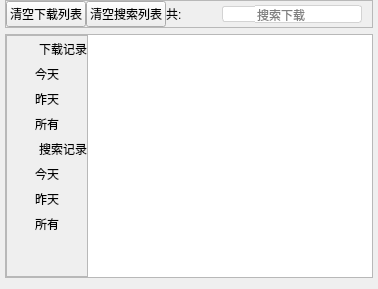
     <widget class="QWidget" name="page_2">
      <layout class="QVBoxLayout" name="verticalLayout_6">
       <property name="leftMargin">
        <number>5</number>
       </property>
       <property name="topMargin">
        <number>0</number>
       </property>
       <property name="rightMargin">
        <number>5</number>
       </property>
       <item>
        <widget class="QFrame" name="frame_5">
         <property name="frameShape">
          <enum>QFrame::StyledPanel</enum>
         </property>
         <property name="frameShadow">
          <enum>QFrame::Raised</enum>
         </property>
         <layout class="QHBoxLayout" name="horizontalLayout_3">
          <property name="spacing">
           <number>0</number>
          </property>
          <property name="leftMargin">
           <number>0</number>
          </property>
          <property name="topMargin">
           <number>0</number>
          </property>
          <property name="rightMargin">
           <number>10</number>
          </property>
          <property name="bottomMargin">
           <number>0</number>
          </property>
          <item>
           <widget class="QPushButton" name="pushButton">
            <property name="focusPolicy">
             <enum>Qt::NoFocus</enum>
            </property>
            <property name="text">
             <string>清空下载列表</string>
            </property>
           </widget>
          </item>
          <item>
           <widget class="QPushButton" name="pushButton_5">
            <property name="focusPolicy">
             <enum>Qt::NoFocus</enum>
            </property>
            <property name="text">
             <string>清空搜索列表</string>
            </property>
           </widget>
          </item>
          <item>
           <widget class="QLabel" name="label_5">
            <property name="text">
             <string>共:</string>
            </property>
           </widget>
          </item>
          <item>
           <spacer name="horizontalSpacer_4">
            <property name="orientation">
             <enum>Qt::Horizontal</enum>
            </property>
            <property name="sizeHint" stdset="0">
             <size>
              <width>40</width>
              <height>20</height>
             </size>
            </property>
           </spacer>
          </item>
          <item>
           <widget class="QPushButton" name="pushButton_2">
            <property name="styleSheet">
             <string notr="true">border-top:1px solid lightgray;
border-bottom:1px solid lightgray;
border-left:1px solid lightgray;
border-right:0px solid lightgray;
border-top-left-radius:3px;
border-bottom-left-radius:3px;
background:white</string>
            </property>
            <property name="text">
             <string/>
            </property>
            <property name="icon">
             <iconset resource="../sources/sources.qrc">
              <normaloff>:/ico/search1.svg</normaloff>:/ico/search1.svg</iconset>
            </property>
           </widget>
          </item>
          <item>
           <widget class="QLineEdit" name="lineEdit_3">
            <property name="focusPolicy">
             <enum>Qt::StrongFocus</enum>
            </property>
            <property name="contextMenuPolicy">
             <enum>Qt::NoContextMenu</enum>
            </property>
            <property name="styleSheet">
             <string notr="true">border-top:1px solid lightgray;
border-bottom:1px solid lightgray;
border-left:0px solid lightgray;
border-right:1px solid lightgray;
border-top-right-radius:3px;
border-bottom-right-radius:3px</string>
            </property>
            <property name="placeholderText">
             <string>搜索下载</string>
            </property>
           </widget>
          </item>
         </layout>
        </widget>
       </item>
       <item>
        <widget class="QFrame" name="frame_11">
         <property name="frameShape">
          <enum>QFrame::StyledPanel</enum>
         </property>
         <property name="frameShadow">
          <enum>QFrame::Raised</enum>
         </property>
         <layout class="QHBoxLayout" name="horizontalLayout_9">
          <property name="spacing">
           <number>0</number>
          </property>
          <property name="leftMargin">
           <number>0</number>
          </property>
          <property name="topMargin">
           <number>0</number>
          </property>
          <property name="rightMargin">
           <number>0</number>
          </property>
          <property name="bottomMargin">
           <number>0</number>
          </property>
          <item>
           <widget class="QFrame" name="frame_9">
            <property name="frameShape">
             <enum>QFrame::StyledPanel</enum>
            </property>
            <property name="frameShadow">
             <enum>QFrame::Raised</enum>
            </property>
            <layout class="QVBoxLayout" name="verticalLayout_3">
             <property name="spacing">
              <number>0</number>
             </property>
             <property name="leftMargin">
              <number>0</number>
             </property>
             <property name="topMargin">
              <number>0</number>
             </property>
             <property name="rightMargin">
              <number>0</number>
             </property>
             <property name="bottomMargin">
              <number>0</number>
             </property>
             <item>
              <widget class="QFrame" name="frame_6">
               <property name="styleSheet">
                <string notr="true">QPushButton{border:none;height:25px}
QFrame:hover:active{background: lightgray}
QFrame{background: transparent}</string>
               </property>
               <property name="frameShape">
                <enum>QFrame::NoFrame</enum>
               </property>
               <property name="frameShadow">
                <enum>QFrame::Raised</enum>
               </property>
               <layout class="QHBoxLayout" name="horizontalLayout_7">
                <property name="spacing">
                 <number>0</number>
                </property>
                <property name="leftMargin">
                 <number>0</number>
                </property>
                <property name="topMargin">
                 <number>0</number>
                </property>
                <property name="rightMargin">
                 <number>0</number>
                </property>
                <property name="bottomMargin">
                 <number>0</number>
                </property>
                <item>
                 <widget class="QPushButton" name="pushButton_4">
                  <property name="styleSheet">
                   <string notr="true"/>
                  </property>
                  <property name="text">
                   <string/>
                  </property>
                  <property name="icon">
                   <iconset resource="../sources/sources.qrc">
                    <normaloff>:/ico/keyboard_arrow_down.svg</normaloff>
                    <normalon>:/ico/angle-right.svg</normalon>:/ico/keyboard_arrow_down.svg</iconset>
                  </property>
                  <property name="checkable">
                   <bool>true</bool>
                  </property>
                 </widget>
                </item>
                <item>
                 <widget class="QPushButton" name="pushButton_3">
                  <property name="styleSheet">
                   <string notr="true"/>
                  </property>
                  <property name="text">
                   <string>下载记录</string>
                  </property>
                  <property name="icon">
                   <iconset resource="../sources/sources.qrc">
                    <normaloff>:/ico/cloud_download.svg</normaloff>:/ico/cloud_download.svg</iconset>
                  </property>
                 </widget>
                </item>
               </layout>
              </widget>
             </item>
             <item>
              <widget class="QFrame" name="frame_8">
               <property name="styleSheet">
                <string notr="true">QPushButton{border:none;text-align:center;background:transparent;height:25px}
QPushButton:hover{background:lightgray}
QPushButton:checked{background: rgb(152, 152, 152);color:rgb(213, 213, 213)}
</string>
               </property>
               <property name="frameShape">
                <enum>QFrame::NoFrame</enum>
               </property>
               <property name="frameShadow">
                <enum>QFrame::Raised</enum>
               </property>
               <layout class="QVBoxLayout" name="verticalLayout_2">
                <property name="spacing">
                 <number>0</number>
                </property>
                <property name="leftMargin">
                 <number>0</number>
                </property>
                <property name="topMargin">
                 <number>0</number>
                </property>
                <property name="rightMargin">
                 <number>0</number>
                </property>
                <property name="bottomMargin">
                 <number>0</number>
                </property>
                <item>
                 <widget class="QPushButton" name="pushButton_8">
                  <property name="text">
                   <string>今天</string>
                  </property>
                  <property name="checkable">
                   <bool>true</bool>
                  </property>
                 </widget>
                </item>
                <item>
                 <widget class="QPushButton" name="pushButton_9">
                  <property name="text">
                   <string>昨天</string>
                  </property>
                  <property name="checkable">
                   <bool>true</bool>
                  </property>
                 </widget>
                </item>
                <item>
                 <widget class="QPushButton" name="pushButton_10">
                  <property name="text">
                   <string>所有</string>
                  </property>
                  <property name="checkable">
                   <bool>true</bool>
                  </property>
                 </widget>
                </item>
               </layout>
              </widget>
             </item>
             <item>
              <widget class="QFrame" name="frame_7">
               <property name="styleSheet">
                <string notr="true">QPushButton{border:none;height:25px}
QFrame:hover:active{background: lightgray}
QFrame{background: transparent}</string>
               </property>
               <property name="frameShape">
                <enum>QFrame::NoFrame</enum>
               </property>
               <property name="frameShadow">
                <enum>QFrame::Raised</enum>
               </property>
               <layout class="QHBoxLayout" name="horizontalLayout_8">
                <property name="spacing">
                 <number>0</number>
                </property>
                <property name="leftMargin">
                 <number>0</number>
                </property>
                <property name="topMargin">
                 <number>0</number>
                </property>
                <property name="rightMargin">
                 <number>0</number>
                </property>
                <property name="bottomMargin">
                 <number>0</number>
                </property>
                <item>
                 <widget class="QPushButton" name="pushButton_7">
                  <property name="text">
                   <string/>
                  </property>
                  <property name="icon">
                   <iconset resource="../sources/sources.qrc">
                    <normaloff>:/ico/keyboard_arrow_down.svg</normaloff>
                    <normalon>:/ico/angle-right.svg</normalon>:/ico/keyboard_arrow_down.svg</iconset>
                  </property>
                  <property name="checkable">
                   <bool>true</bool>
                  </property>
                 </widget>
                </item>
                <item>
                 <widget class="QPushButton" name="pushButton_6">
                  <property name="text">
                   <string>搜索记录</string>
                  </property>
                  <property name="icon">
                   <iconset resource="../sources/sources.qrc">
                    <normaloff>:/ico/access_time.svg</normaloff>:/ico/access_time.svg</iconset>
                  </property>
                 </widget>
                </item>
               </layout>
              </widget>
             </item>
             <item>
              <widget class="QFrame" name="frame_10">
               <property name="styleSheet">
                <string notr="true">QPushButton{border:none;text-align:center;background:transparent;height:25px}
QPushButton:hover{background:lightgray}
QPushButton:checked{background: rgb(152, 152, 152);color:rgb(213, 213, 213)}
</string>
               </property>
               <property name="frameShape">
                <enum>QFrame::NoFrame</enum>
               </property>
               <property name="frameShadow">
                <enum>QFrame::Raised</enum>
               </property>
               <layout class="QVBoxLayout" name="verticalLayout_5">
                <property name="spacing">
                 <number>0</number>
                </property>
                <property name="leftMargin">
                 <number>0</number>
                </property>
                <property name="topMargin">
                 <number>0</number>
                </property>
                <property name="rightMargin">
                 <number>0</number>
                </property>
                <property name="bottomMargin">
                 <number>0</number>
                </property>
                <item>
                 <widget class="QPushButton" name="pushButton_11">
                  <property name="text">
                   <string>今天</string>
                  </property>
                  <property name="checkable">
                   <bool>true</bool>
                  </property>
                 </widget>
                </item>
                <item>
                 <widget class="QPushButton" name="pushButton_12">
                  <property name="text">
                   <string>昨天</string>
                  </property>
                  <property name="checkable">
                   <bool>true</bool>
                  </property>
                 </widget>
                </item>
                <item>
                 <widget class="QPushButton" name="pushButton_13">
                  <property name="text">
                   <string>所有</string>
                  </property>
                  <property name="checkable">
                   <bool>true</bool>
                  </property>
                 </widget>
                </item>
               </layout>
              </widget>
             </item>
             <item>
              <spacer name="verticalSpacer_2">
               <property name="orientation">
                <enum>Qt::Vertical</enum>
               </property>
               <property name="sizeHint" stdset="0">
                <size>
                 <width>20</width>
                 <height>40</height>
                </size>
               </property>
              </spacer>
             </item>
            </layout>
           </widget>
          </item>
          <item>
           <widget class="QStackedWidget" name="stackedWidget_2">
            <property name="frameShape">
             <enum>QFrame::NoFrame</enum>
            </property>
            <property name="currentIndex">
             <number>1</number>
            </property>
            <widget class="QWidget" name="page_5">
             <layout class="QHBoxLayout" name="horizontalLayout_10">
              <property name="leftMargin">
               <number>0</number>
              </property>
              <property name="topMargin">
               <number>0</number>
              </property>
              <property name="rightMargin">
               <number>0</number>
              </property>
              <property name="bottomMargin">
               <number>0</number>
              </property>
              <item>
               <widget class="DownRecordFilterListView" name="listWidget_2">
                <property name="styleSheet">
                 <string notr="true"/>
                </property>
                <property name="frameShape">
                 <enum>QFrame::NoFrame</enum>
                </property>
                <property name="uniformItemSizes">
                 <bool>true</bool>
                </property>
               </widget>
              </item>
             </layout>
            </widget>
            <widget class="QWidget" name="page_6">
             <layout class="QHBoxLayout" name="horizontalLayout_11">
              <property name="leftMargin">
               <number>0</number>
              </property>
              <property name="topMargin">
               <number>0</number>
              </property>
              <property name="rightMargin">
               <number>0</number>
              </property>
              <property name="bottomMargin">
               <number>0</number>
              </property>
              <item>
               <widget class="SearchRecordFilterView" name="listWidget_3">
                <property name="frameShape">
                 <enum>QFrame::NoFrame</enum>
                </property>
               </widget>
              </item>
             </layout>
            </widget>
           </widget>
          </item>
         </layout>
        </widget>
       </item>
      </layout>
     </widget>
